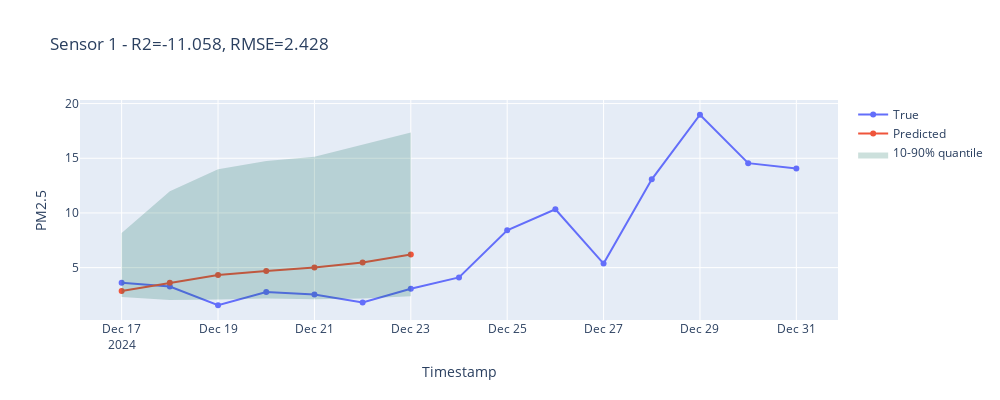
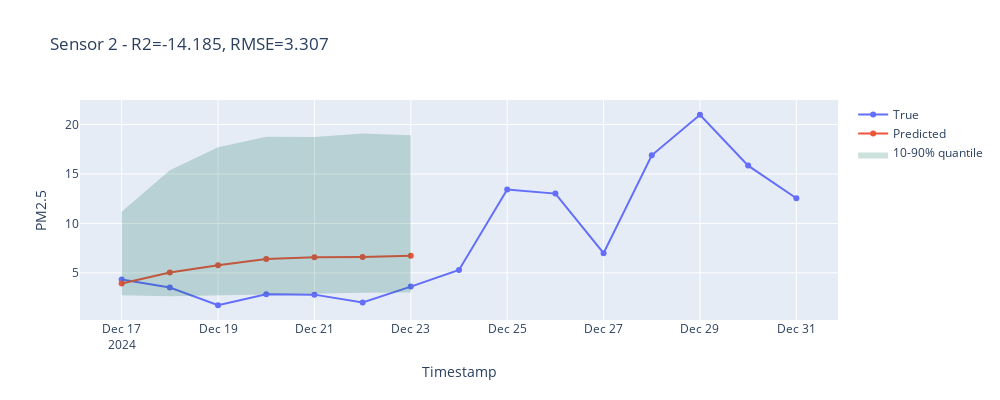
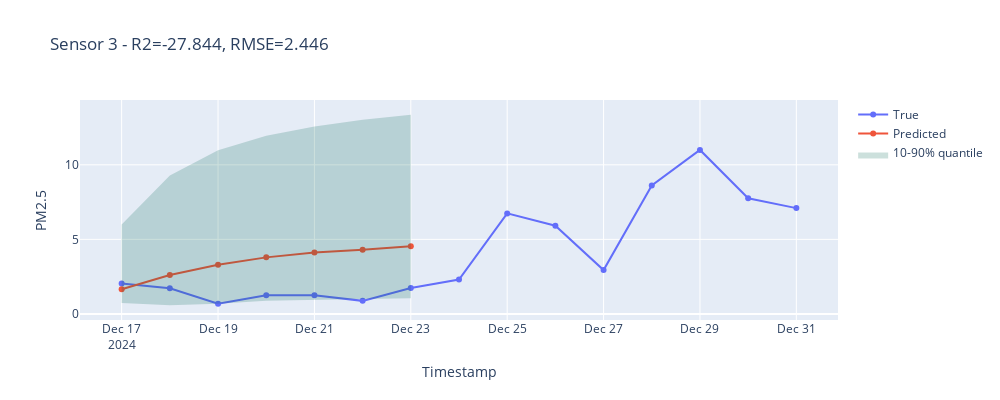
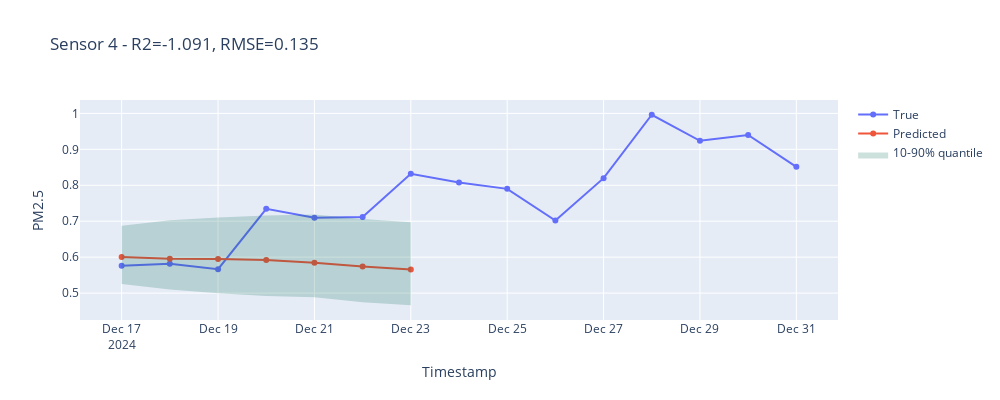

The cell these charts' notebook holds for them, in order:
### Code cell
import pandas as pd
import numpy as np
import plotly.graph_objects as go
from sklearn.metrics import r2_score, root_mean_squared_error

# ----------------------------
# Load predictions and true data
# ----------------------------
preds = pd.read_csv("/storage/bln-aq/data/aq-predictions-2024.csv")
preds['timestamp'] = pd.to_datetime(preds['timestamp'])

# ----------------------------
# Compute per-sensor metrics
# ----------------------------
r2_per_sensor = {}
rmse_per_sensor = {}


for sensor, group in test_df.groupby("item_id"):
    mask = preds['item_id'] == sensor
    if mask.sum() == 0:
        continue
    
    # Align predictions with truth
    y_true = group.set_index("timestamp").reindex(preds.loc[mask,'timestamp'])['target'].values
    y_pred = preds.loc[mask, '0.5'].values
    
    # Remove NaNs
    valid_mask = ~np.isnan(y_true)
    y_true = y_true[valid_mask]
    y_pred = y_pred[valid_mask]
    
    if len(y_true) == 0:
        continue
    
    r2_per_sensor[sensor] = r2_score(y_true, y_pred)
    rmse_per_sensor[sensor] = root_mean_squared_error(y_true, y_pred)

# Agg metrics
all_true = []
all_pred = []

for sensor, group in test_df.groupby("item_id"):
    mask = preds['item_id'] == sensor
    if mask.sum() == 0:
        continue

    y_true = group.set_index("timestamp").reindex(preds.loc[mask, 'timestamp'])['target'].values
    y_pred = preds.loc[mask, '0.5'].values

    # Remove NaNs
    valid_mask = ~np.isnan(y_true)
    y_true = y_true[valid_mask]
    y_pred = y_pred[valid_mask]

    if len(y_true) == 0:
        continue

    all_true.append(y_true)
    all_pred.append(y_pred)

# Concatenate all sensors
all_true = np.concatenate(all_true)
all_pred = np.concatenate(all_pred)

agg_r2 = r2_score(all_true, all_pred)
agg_rmse = root_mean_squared_error(all_true, all_pred)

print(f"Aggregated R2: {agg_r2:.3f}, RMSE: {agg_rmse:.3f}")

# ----------------------------
# Interactive plotting per sensor
# ----------------------------
sensors = sorted(preds['item_id'].unique())

for sensor in sensors:
    mask_pred = preds['item_id'] == sensor
    mask_true = test_df['item_id'] == sensor

    pred_sensor = preds[mask_pred].sort_values("timestamp")
    true_sensor = test_df[mask_true].sort_values("timestamp")

    # Include previous 2 days for context
    start_time = pred_sensor['timestamp'].min() - pd.Timedelta(days=2)
    true_window = true_sensor[true_sensor['timestamp'] >= start_time]

    fig = go.Figure()

    # True PM2.5
    fig.add_trace(go.Scatter(
        x=true_window['timestamp'],
        y=true_window['target'],
        mode='lines+markers',
        name='True'
    ))

    # Predicted median
    fig.add_trace(go.Scatter(
        x=pred_sensor['timestamp'],
        y=pred_sensor['0.5'],
        mode='lines+markers',
        name='Predicted'
    ))

    # Quantile shading
    fig.add_trace(go.Scatter(
        x=pd.concat([pred_sensor['timestamp'], pred_sensor['timestamp'][::-1]]),
        y=pd.concat([pred_sensor['0.9'], pred_sensor['0.1'][::-1]]),
        fill='toself',
        fillcolor='rgba(0,100,80,0.2)',
        line=dict(color='rgba(255,255,255,0)'),
        hoverinfo='skip',
        showlegend=True,
        name='10-90% quantile'
    ))

    fig.update_layout(
        title=f"Sensor {sensor} - R2={r2_per_sensor.get(sensor,np.nan):.3f}, RMSE={rmse_per_sensor.get(sensor,np.nan):.3f}",
        xaxis_title="Timestamp",
        yaxis_title="PM2.5",
        width=1000,
        height=400
    )

    fig.show()

### Figure 1 — Plotly figure (JSON) as saved in the notebook; plotly's stock layout.template omitted (floating-point values rounded to 4 significant figures)
{"data": [{"mode": "lines+markers", "name": "True", "type": "scatter", "x": ["2024-12-17T00:00:00.000000000", "2024-12-18T00:00:00.000000000", "2024-12-19T00:00:00.000000000", "2024-12-20T00:00:00.000000000", "2024-12-21T00:00:00.000000000", "2024-12-22T00:00:00.000000000", "2024-12-23T00:00:00.000000000", "2024-12-24T00:00:00.000000000", "2024-12-25T00:00:00.000000000", "2024-12-26T00:00:00.000000000", "2024-12-27T00:00:00.000000000", "2024-12-28T00:00:00.000000000", "2024-12-29T00:00:00.000000000", "2024-12-30T00:00:00.000000000", "2024-12-31T00:00:00.000000000"], "y": [3.617, 3.268, 1.562, 2.779, 2.544, 1.806, 3.076, 4.104, 8.42, 10.33, 5.372, 13.07, 18.98, 14.55, 14.06]}, {"mode": "lines+markers", "name": "Predicted", "type": "scatter", "x": ["2024-12-17T00:00:00.000000000", "2024-12-18T00:00:00.000000000", "2024-12-19T00:00:00.000000000", "2024-12-20T00:00:00.000000000", "2024-12-21T00:00:00.000000000", "2024-12-22T00:00:00.000000000", "2024-12-23T00:00:00.000000000"], "y": [2.867, 3.628, 4.334, 4.685, 5.007, 5.476, 6.193]}, {"fill": "toself", "fillcolor": "rgba(0,100,80,0.2)", "hoverinfo": "skip", "line": {"color": "rgba(255,255,255,0)"}, "name": "10-90% quantile", "showlegend": true, "type": "scatter", "x": ["2024-12-17T00:00:00.000000000", "2024-12-18T00:00:00.000000000", "2024-12-19T00:00:00.000000000", "2024-12-20T00:00:00.000000000", "2024-12-21T00:00:00.000000000", "2024-12-22T00:00:00.000000000", "2024-12-23T00:00:00.000000000", "2024-12-23T00:00:00.000000000", "2024-12-22T00:00:00.000000000", "2024-12-21T00:00:00.000000000", "2024-12-20T00:00:00.000000000", "2024-12-19T00:00:00.000000000", "2024-12-18T00:00:00.000000000", "2024-12-17T00:00:00.000000000"], "y": [8.159, 12.0, 14.0, 14.76, 15.14, 16.25, 17.35, 2.378, 2.179, 2.108, 2.184, 2.078, 2.031, 2.308]}], "layout": {"height": 400, "title": {"text": "Sensor 1 - R2=-11.058, RMSE=2.428"}, "width": 1000, "xaxis": {"title": {"text": "Timestamp"}}, "yaxis": {"title": {"text": "PM2.5"}}}}

### Figure 2 — Plotly figure (JSON) as saved in the notebook; plotly's stock layout.template omitted (floating-point values rounded to 4 significant figures)
{"data": [{"mode": "lines+markers", "name": "True", "type": "scatter", "x": ["2024-12-17T00:00:00.000000000", "2024-12-18T00:00:00.000000000", "2024-12-19T00:00:00.000000000", "2024-12-20T00:00:00.000000000", "2024-12-21T00:00:00.000000000", "2024-12-22T00:00:00.000000000", "2024-12-23T00:00:00.000000000", "2024-12-24T00:00:00.000000000", "2024-12-25T00:00:00.000000000", "2024-12-26T00:00:00.000000000", "2024-12-27T00:00:00.000000000", "2024-12-28T00:00:00.000000000", "2024-12-29T00:00:00.000000000", "2024-12-30T00:00:00.000000000", "2024-12-31T00:00:00.000000000"], "y": [4.322, 3.532, 1.732, 2.838, 2.805, 2.018, 3.614, 5.293, 13.42, 13.01, 6.991, 16.89, 20.98, 15.84, 12.55]}, {"mode": "lines+markers", "name": "Predicted", "type": "scatter", "x": ["2024-12-17T00:00:00.000000000", "2024-12-18T00:00:00.000000000", "2024-12-19T00:00:00.000000000", "2024-12-20T00:00:00.000000000", "2024-12-21T00:00:00.000000000", "2024-12-22T00:00:00.000000000", "2024-12-23T00:00:00.000000000"], "y": [3.928, 5.05, 5.784, 6.405, 6.576, 6.604, 6.728]}, {"fill": "toself", "fillcolor": "rgba(0,100,80,0.2)", "hoverinfo": "skip", "line": {"color": "rgba(255,255,255,0)"}, "name": "10-90% quantile", "showlegend": true, "type": "scatter", "x": ["2024-12-17T00:00:00.000000000", "2024-12-18T00:00:00.000000000", "2024-12-19T00:00:00.000000000", "2024-12-20T00:00:00.000000000", "2024-12-21T00:00:00.000000000", "2024-12-22T00:00:00.000000000", "2024-12-23T00:00:00.000000000", "2024-12-23T00:00:00.000000000", "2024-12-22T00:00:00.000000000", "2024-12-21T00:00:00.000000000", "2024-12-20T00:00:00.000000000", "2024-12-19T00:00:00.000000000", "2024-12-18T00:00:00.000000000", "2024-12-17T00:00:00.000000000"], "y": [11.17, 15.37, 17.7, 18.76, 18.75, 19.08, 18.92, 3.023, 2.986, 2.907, 2.841, 2.747, 2.634, 2.733]}], "layout": {"height": 400, "title": {"text": "Sensor 2 - R2=-14.185, RMSE=3.307"}, "width": 1000, "xaxis": {"title": {"text": "Timestamp"}}, "yaxis": {"title": {"text": "PM2.5"}}}}

### Figure 3 — Plotly figure (JSON) as saved in the notebook; plotly's stock layout.template omitted (floating-point values rounded to 4 significant figures)
{"data": [{"mode": "lines+markers", "name": "True", "type": "scatter", "x": ["2024-12-17T00:00:00.000000000", "2024-12-18T00:00:00.000000000", "2024-12-19T00:00:00.000000000", "2024-12-20T00:00:00.000000000", "2024-12-21T00:00:00.000000000", "2024-12-22T00:00:00.000000000", "2024-12-23T00:00:00.000000000", "2024-12-24T00:00:00.000000000", "2024-12-25T00:00:00.000000000", "2024-12-26T00:00:00.000000000", "2024-12-27T00:00:00.000000000", "2024-12-28T00:00:00.000000000", "2024-12-29T00:00:00.000000000", "2024-12-30T00:00:00.000000000", "2024-12-31T00:00:00.000000000"], "y": [2.048, 1.718, 0.6868, 1.261, 1.257, 0.8783, 1.741, 2.307, 6.741, 5.919, 2.94, 8.609, 11.0, 7.757, 7.096]}, {"mode": "lines+markers", "name": "Predicted", "type": "scatter", "x": ["2024-12-17T00:00:00.000000000", "2024-12-18T00:00:00.000000000", "2024-12-19T00:00:00.000000000", "2024-12-20T00:00:00.000000000", "2024-12-21T00:00:00.000000000", "2024-12-22T00:00:00.000000000", "2024-12-23T00:00:00.000000000"], "y": [1.659, 2.614, 3.294, 3.794, 4.116, 4.299, 4.54]}, {"fill": "toself", "fillcolor": "rgba(0,100,80,0.2)", "hoverinfo": "skip", "line": {"color": "rgba(255,255,255,0)"}, "name": "10-90% quantile", "showlegend": true, "type": "scatter", "x": ["2024-12-17T00:00:00.000000000", "2024-12-18T00:00:00.000000000", "2024-12-19T00:00:00.000000000", "2024-12-20T00:00:00.000000000", "2024-12-21T00:00:00.000000000", "2024-12-22T00:00:00.000000000", "2024-12-23T00:00:00.000000000", "2024-12-23T00:00:00.000000000", "2024-12-22T00:00:00.000000000", "2024-12-21T00:00:00.000000000", "2024-12-20T00:00:00.000000000", "2024-12-19T00:00:00.000000000", "2024-12-18T00:00:00.000000000", "2024-12-17T00:00:00.000000000"], "y": [6.004, 9.29, 10.98, 11.95, 12.57, 13.03, 13.35, 1.049, 1.007, 0.9398, 0.8813, 0.6827, 0.5839, 0.7329]}], "layout": {"height": 400, "title": {"text": "Sensor 3 - R2=-27.844, RMSE=2.446"}, "width": 1000, "xaxis": {"title": {"text": "Timestamp"}}, "yaxis": {"title": {"text": "PM2.5"}}}}

### Figure 4 — Plotly figure (JSON) as saved in the notebook; plotly's stock layout.template omitted (floating-point values rounded to 4 significant figures)
{"data": [{"mode": "lines+markers", "name": "True", "type": "scatter", "x": ["2024-12-17T00:00:00.000000000", "2024-12-18T00:00:00.000000000", "2024-12-19T00:00:00.000000000", "2024-12-20T00:00:00.000000000", "2024-12-21T00:00:00.000000000", "2024-12-22T00:00:00.000000000", "2024-12-23T00:00:00.000000000", "2024-12-24T00:00:00.000000000", "2024-12-25T00:00:00.000000000", "2024-12-26T00:00:00.000000000", "2024-12-27T00:00:00.000000000", "2024-12-28T00:00:00.000000000", "2024-12-29T00:00:00.000000000", "2024-12-30T00:00:00.000000000", "2024-12-31T00:00:00.000000000"], "y": [0.5764, 0.5815, 0.5665, 0.7345, 0.7094, 0.7119, 0.8318, 0.8074, 0.79, 0.702, 0.8198, 0.9962, 0.9237, 0.9401, 0.8514]}, {"mode": "lines+markers", "name": "Predicted", "type": "scatter", "x": ["2024-12-17T00:00:00.000000000", "2024-12-18T00:00:00.000000000", "2024-12-19T00:00:00.000000000", "2024-12-20T00:00:00.000000000", "2024-12-21T00:00:00.000000000", "2024-12-22T00:00:00.000000000", "2024-12-23T00:00:00.000000000"], "y": [0.6007, 0.5953, 0.595, 0.5919, 0.5847, 0.5739, 0.5659]}, {"fill": "toself", "fillcolor": "rgba(0,100,80,0.2)", "hoverinfo": "skip", "line": {"color": "rgba(255,255,255,0)"}, "name": "10-90% quantile", "showlegend": true, "type": "scatter", "x": ["2024-12-17T00:00:00.000000000", "2024-12-18T00:00:00.000000000", "2024-12-19T00:00:00.000000000", "2024-12-20T00:00:00.000000000", "2024-12-21T00:00:00.000000000", "2024-12-22T00:00:00.000000000", "2024-12-23T00:00:00.000000000", "2024-12-23T00:00:00.000000000", "2024-12-22T00:00:00.000000000", "2024-12-21T00:00:00.000000000", "2024-12-20T00:00:00.000000000", "2024-12-19T00:00:00.000000000", "2024-12-18T00:00:00.000000000", "2024-12-17T00:00:00.000000000"], "y": [0.6876, 0.7026, 0.7106, 0.7161, 0.7184, 0.7058, 0.6974, 0.4662, 0.4747, 0.4884, 0.4918, 0.4994, 0.5098, 0.525]}], "layout": {"height": 400, "title": {"text": "Sensor 4 - R2=-1.091, RMSE=0.135"}, "width": 1000, "xaxis": {"title": {"text": "Timestamp"}}, "yaxis": {"title": {"text": "PM2.5"}}}}
